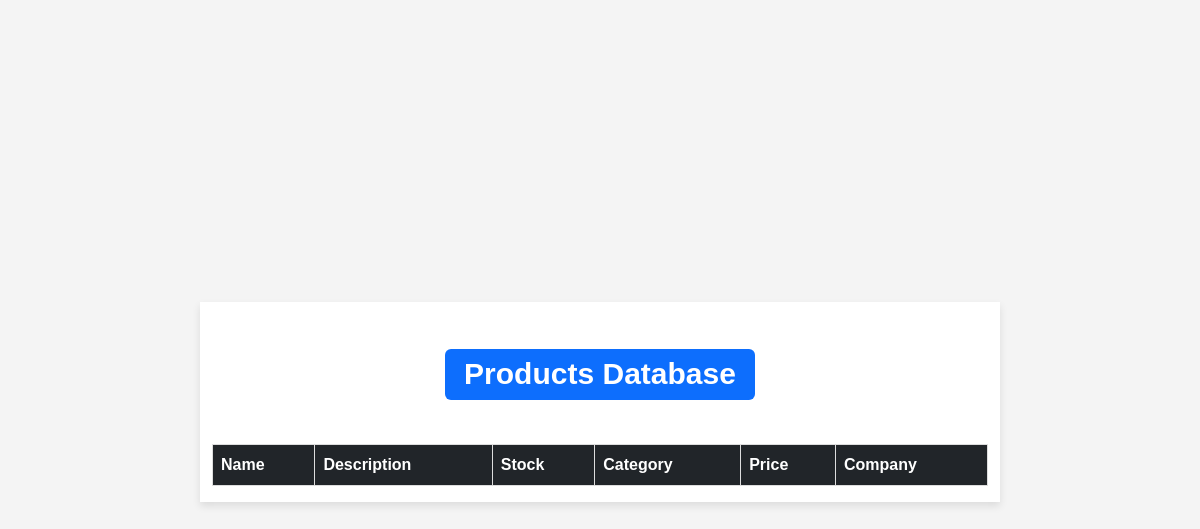
The app's page /playground/show_productdb/, older data.
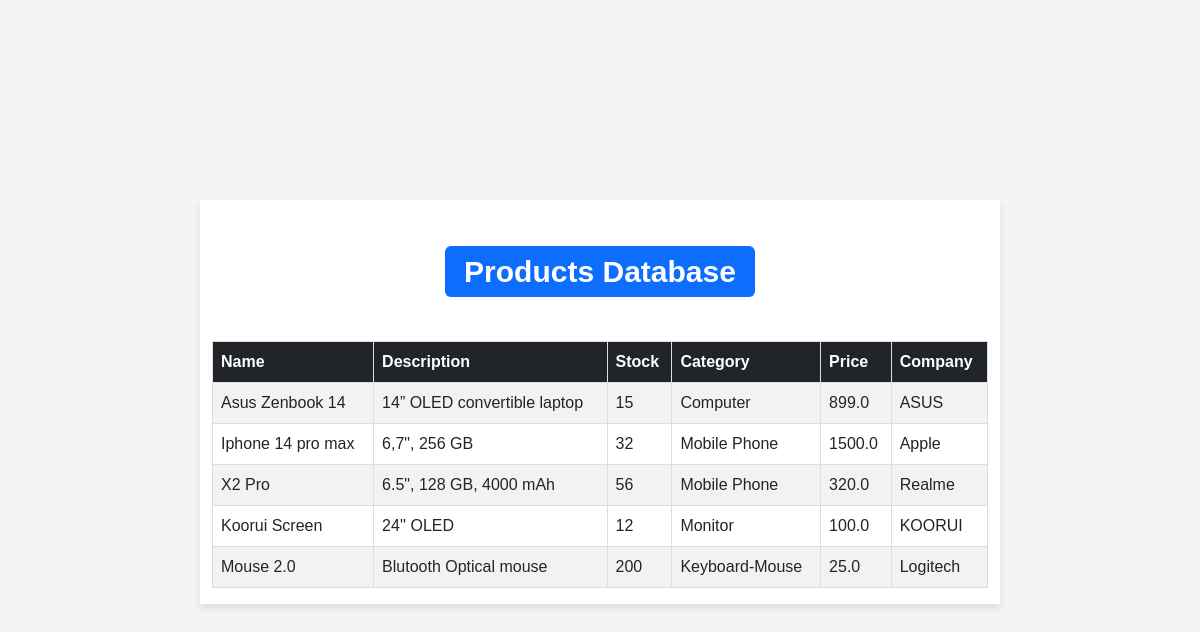
The same page, newer data.
### playground/models.py (models this page shows, shortened)
class Product(models.Model):
    name = models.CharField(max_length=200)
    description = models.CharField(max_length=1000)
    stock = models.IntegerField()
    category = models.CharField(max_length=200)
    price = models.FloatField()
    company = models.CharField(max_length=500)

### playground/views.py (the view)
# urls.py: path('show_productdb/', views.show_productdb, name='show_productdb'),
def show_productdb(request):
    all_products = Product.objects.all
    return render(request, 'playground/show_productdb.html',
                  {
                      'all_products': all_products,
                  }
            ) # taking all in all_items. all_items is a var which will be used in home.html

### playground/templates/playground/show_productdb.html (shortened to what this page needs)
<!DOCTYPE html>
<html lang="en">
<head>
    <link href="https://cdn.jsdelivr.net/npm/bootstrap@5.3.0-alpha1/dist/css/bootstrap.min.css" rel="stylesheet">
    {% load static %}
    <link rel="stylesheet" href="{% static 'playground/site.css' %}">
</head>
<body>
<div class="container mt-4">
    <h1 class="mb-4 "><span class="badge bg-primary">Products Database</span></h1>
    <table class="table table-striped table-hover">
        <thead class="table-dark">
            <tr>
                <th scope="col">Name</th>
                <th scope="col">Description</th>
                <th scope="col">Stock</th>
                <th scope="col">Category</th>
                <th scope="col">Price</th>
                <th scope="col">Company</th>
            </tr>
        </thead>
        <tbody>
            {% for product in all_products %}
                <tr>
                    <td>{{ product.name }}</td>
                    <td>{{ product.description }}</td>
                    <td>{{ product.stock }}</td>
                    <td>{{ product.category }}</td>
                    <td>{{ product.price }}</td>
                    <td>{{ product.company }}</td>
                </tr>
            {% endfor %}
        </tbody>
    </table>
</div>
</body>
</html>

Row changes from the older to the newer data that the page shows:
added Product: name "Asus Zenbook 14", description "14” OLED convertible laptop", stock "15", category "Computer", price "899.0", company "ASUS"
added Product: name "Iphone 14 pro max", description "6,7\", 256 GB", stock "32", category "Mobile Phone", price "1500.0", company "Apple"
added Product: name "X2 Pro", description "6.5\", 128 GB, 4000 mAh", stock "56", category "Mobile Phone", price "320.0", company "Realme"
added Product: name "Koorui Screen", description "24'' OLED", stock "12", category "Monitor", price "100.0", company "KOORUI"
added Product: name "Mouse 2.0", description "Blutooth Optical mouse", stock "200", category "Keyboard-Mouse", price "25.0", company "Logitech"
